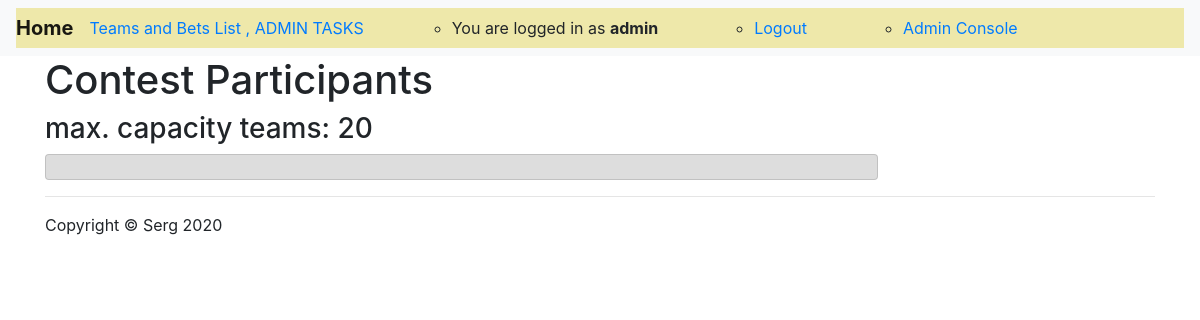
The page /contest/participants/5v85ktd5azlzdc9f9ae4r8eby090me3k/ (signed in) on the database as committed earlier.
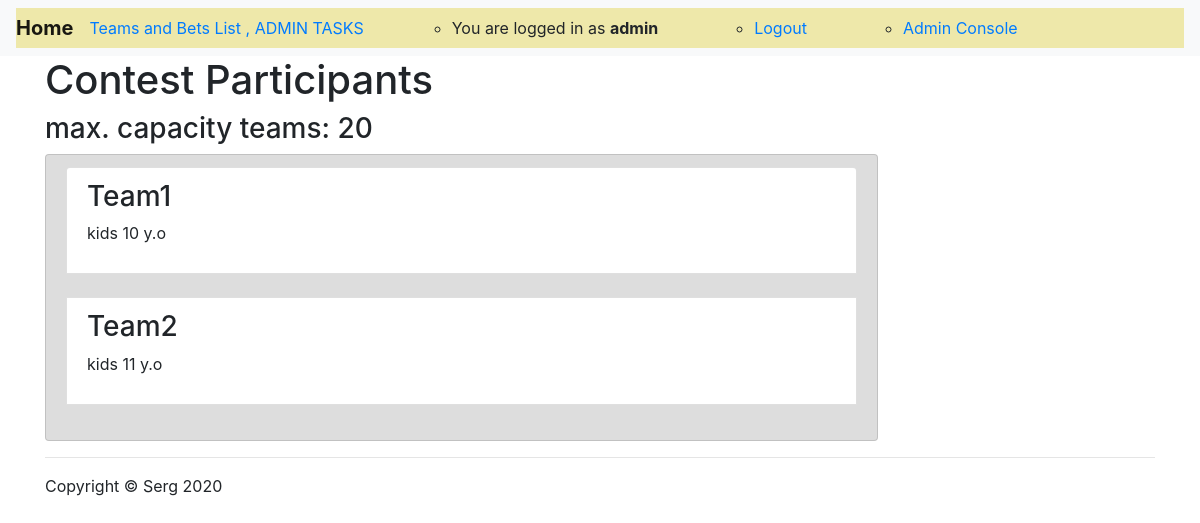
The same page on the database as committed later.
### sergtoto/models.py (models this page shows, shortened)
class ParticipantTeam(models.Model):
    valid = models.BooleanField(default=False, blank=True)
    team = models.ForeignKey(Team, on_delete=models.CASCADE)
    contest = models.ForeignKey(Contest, on_delete=models.CASCADE)

class Team(models.Model):
    name = models.CharField(verbose_name='team_name', max_length=30, unique=True, )
    description = models.TextField()
    added_by = models.ForeignKey(MyUser, on_delete=models.CASCADE)
    slug = models.SlugField(blank=True)
    selected_for_contest = models.BooleanField(default=False, blank=True)

### sergtoto/views.py (the view)
# urls.py: path('contest/participants/<str:slug>/', contest_participants, name='contest_participants'),
def contest_participants(request, slug):
    contest = Contest.objects.get(slug=slug)
    participants = ParticipantTeam.objects.filter(contest__slug=slug)
    context = {
        'contest': contest,
        'participants': participants,
    }
    return render(request, 'contest_participants.html', context)

### sergtoto/templates/contest_participants.html (shortened to what this page needs)
{% extends 'base.html' %}
{% load static %}
{% block content %}
    <h1>Contest Participants</h1>
    <h3>max. capacity teams: {{ contest.max_teams }}</h3>
    <div class="col-lg-9">
    <div class="row list-group-item" style="background-color:#dddddd;">
        {% for participant in  participants %}
            <div class="list-group-item">
                <h3>{{ participant.team.name }}</h3>
                <p>{{ participant.team.description }}</p>
            </div>
            <br>
        {% endfor %}
    </div>
    </div>
{% endblock content %}

Rows that differ between the two databases and show on the page:
added ParticipantTeam: team.name "Team1", team.description "kids 10 y.o"
added ParticipantTeam: team.name "Team2", team.description "kids 11 y.o"
